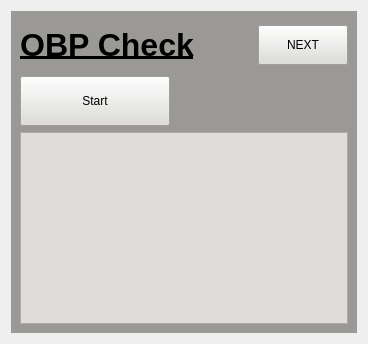
               <widget class="QWidget" name="OBP">
                <layout class="QGridLayout" name="gridLayout_35">
                 <item row="0" column="0">
                  <widget class="QWidget" name="widget_5" native="true">
                   <property name="styleSheet">
                    <string notr="true">background-color: rgb(154, 153, 150);</string>
                   </property>
                   <layout class="QGridLayout" name="gridLayout_9">
                    <item row="1" column="0">
                     <widget class="QPushButton" name="startOBPPushButton">
                      <property name="minimumSize">
                       <size>
                        <width>100</width>
                        <height>50</height>
                       </size>
                      </property>
                      <property name="maximumSize">
                       <size>
                        <width>150</width>
                        <height>50</height>
                       </size>
                      </property>
                      <property name="styleSheet">
                       <string notr="true">background-color: rgb(222, 221, 218);</string>
                      </property>
                      <property name="text">
                       <string>Start</string>
                      </property>
                      <property name="icon">
                       <iconset resource="images.qrc">
                        <normaloff>:/images/go.png</normaloff>:/images/go.png</iconset>
                      </property>
                     </widget>
                    </item>
                    <item row="0" column="4">
                     <widget class="QPushButton" name="acceptOBPCheckPushButton">
                      <property name="minimumSize">
                       <size>
                        <width>90</width>
                        <height>30</height>
                       </size>
                      </property>
                      <property name="maximumSize">
                       <size>
                        <width>150</width>
                        <height>40</height>
                       </size>
                      </property>
                      <property name="font">
                       <font>
                        <kerning>true</kerning>
                       </font>
                      </property>
                      <property name="cursor">
                       <cursorShape>PointingHandCursor</cursorShape>
                      </property>
                      <property name="toolTip">
                       <string>Click to continue</string>
                      </property>
                      <property name="statusTip">
                       <string>Click to continue</string>
                      </property>
                      <property name="styleSheet">
                       <string notr="true">background-color: rgb(222, 221, 218);</string>
                      </property>
                      <property name="text">
                       <string>NEXT</string>
                      </property>
                      <property name="icon">
                       <iconset resource="images.qrc">
                        <normaloff>:/images/next.png</normaloff>:/images/next.png</iconset>
                      </property>
                      <property name="iconSize">
                       <size>
                        <width>35</width>
                        <height>35</height>
                       </size>
                      </property>
                     </widget>
                    </item>
                    <item row="0" column="0">
                     <widget class="QLabel" name="label_33">
                      <property name="minimumSize">
                       <size>
                        <width>0</width>
                        <height>50</height>
                       </size>
                      </property>
                      <property name="maximumSize">
                       <size>
                        <width>16777215</width>
                        <height>50</height>
                       </size>
                      </property>
                      <property name="font">
                       <font>
                        <pointsize>24</pointsize>
                        <bold>true</bold>
                        <underline>true</underline>
                       </font>
                      </property>
                      <property name="text">
                       <string>OBP Check</string>
                      </property>
                      <property name="alignment">
                       <set>Qt::AlignmentFlag::AlignCenter</set>
                      </property>
                     </widget>
                    </item>
                    <item row="2" column="0" colspan="5">
                     <widget class="QTextBrowser" name="OBPtextBrowser">
                      <property name="styleSheet">
                       <string notr="true">background-color: rgb(222, 221, 218);</string>
                      </property>
                     </widget>
                    </item>
                    <item row="1" column="1" colspan="4">
                     <spacer name="horizontalSpacer_17">
                      <property name="orientation">
                       <enum>Qt::Orientation::Horizontal</enum>
                      </property>
                      <property name="sizeHint" stdset="0">
                       <size>
                        <width>40</width>
                        <height>20</height>
                       </size>
                      </property>
                     </spacer>
                    </item>
                    <item row="0" column="1">
                     <spacer name="horizontalSpacer_16">
                      <property name="orientation">
                       <enum>Qt::Orientation::Horizontal</enum>
                      </property>
                      <property name="sizeHint" stdset="0">
                       <size>
                        <width>40</width>
                        <height>20</height>
                       </size>
                      </property>
                     </spacer>
                    </item>
                   </layout>
                  </widget>
                 </item>
                </layout>
               </widget>
